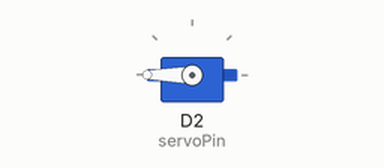
A sketch run on a simulated ESP8266 (NodeMCU). Shown: servo.

Above: at 0.05 s.
At 7.45 s:
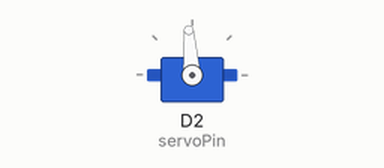
At 14.95 s:
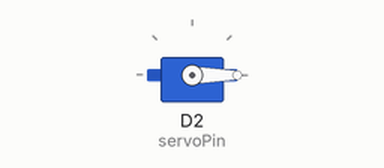
Timing chart, 0 to 19.5 s (numbered marks = the images above):
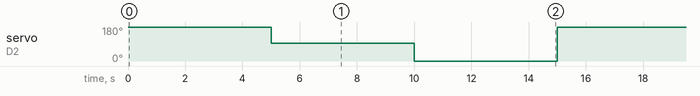

The sketch:

7_Salida_Servo_MG90s-360_PWM.ino
```cpp
// https://www.indiamart.com/superb-technologies/servo-motor.html
// https://www.emoro.eu/shop/index.php?route=product/product&product_id=59
// By default, the min and max pulse width is set to 544 and 2400 microseconds. These values work for most common servos, but sometimes you have to adjust the values slightly.
/* The RM-0090 is RC servo motor with bidirectional continuous rotation and linear response to PWM.
 *  The default neutral position (N.P.) is at 1500 us, but this can be adjusted by sending an desired PWM width  (eg 1400 us) and holding the red button for 7 sec.
 *  PWM pulse from 1450 to 1475 (N.P. - 50 to N.P. - 25)
 *  from 1525 to 1550 (N.P. + 25 to N.P. + 50) is for FAST STOP, but PWM pulse from 1475 to 1525 (N.P. +/- 25) is for FREE RUNNING STOP. Pulse widths above the N.P. + 50 result in counterclockwise rotation, with speed increasing as the pulse width increases; pulse widths below the N.P. - 50 result in clockwise rotation, with speed increasing as the pulse width decreases.
*/
#include <Servo.h>; // libreria de servomotor
#define servoPin D2
int minimo = 400;
int maximo = 2500;
Servo myservo;
void setup() {
  // Establece el pin indicado en la variable servo, considerando min el ancho de pulso para la posición 0° y max el ancho de pulso para 180°.Ej:  servo.attach(2,900,2100);
  myservo.attach(servoPin, minimo, maximo);
}

void loop(){
  // Envía al servo el ancho de pulso=tiempo en microsegundos. Ej: servo.writeMicroseconds(1500);
  myservo.writeMicroseconds(maximo);
  delay(5000);
  myservo.writeMicroseconds(1500);
  delay(5000);
  myservo.writeMicroseconds(minimo);
  delay(5000);


}
```

Measured:
- by itself, servo on D2 (servoPin): repeats every 15.0 s: 0° 5.0 s, 180° 5.0 s, 94° 5.0 s
